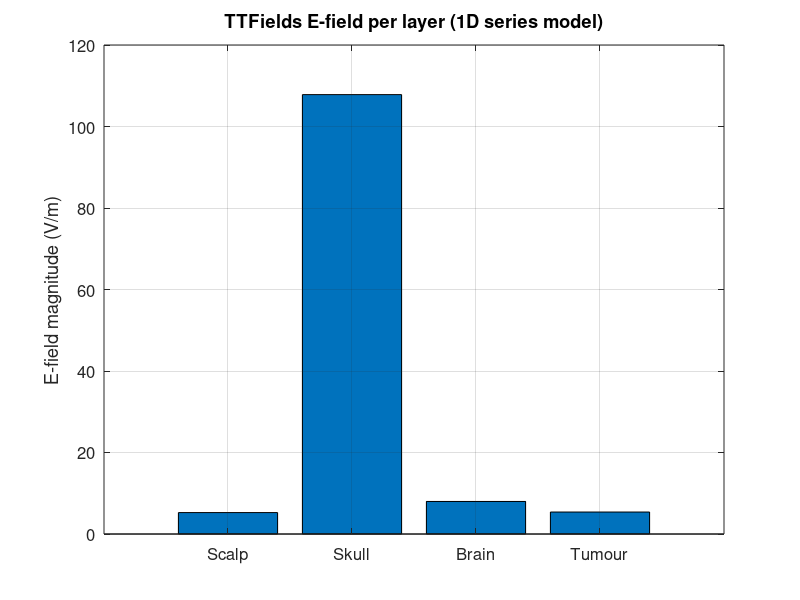
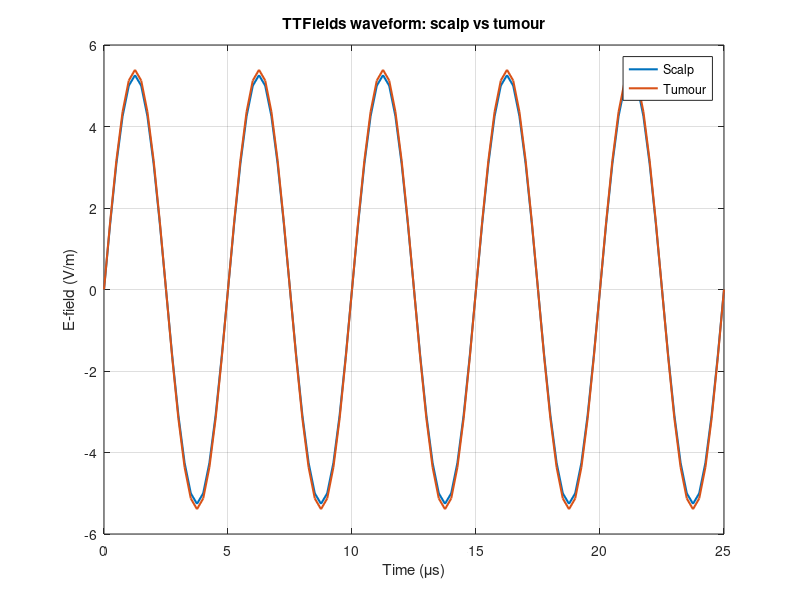

Source code (MATLAB) for these figures, in order:
%% Model 1 - 1D series-circuit TTFields (scalp -> skull -> brain -> tumour)
% Sanity-check forward model. Same J in every layer, E_layer = J / sigma.
% Used to build intuition before moving to 2D / ROAST.

clear; clc; close all;

%% TTFields settings
f       = 200e3;           % 200 kHz
V0      = 1.0;             % 1 V across the stack for now
nCycles = 5;
Ttot    = nCycles / f;
Fs      = 20 * f;          % 20 samples / cycle
t       = 0 : 1/Fs : Ttot;

%% Layer thicknesses (m) and conductivities (S/m)
% sigma values from McCann et al. 2019 review at ~200 kHz, brain lumped
% between GM 0.47 and WM 0.22.
d.scalp  = 6e-3;
d.skull  = 7e-3;
d.brain  = 20e-3;
d.tumour = 10e-3;

sigma.scalp  = 0.41;
sigma.skull  = 0.02;
sigma.brain  = 0.27;
sigma.tumour = 0.40;       % tumour slightly more conductive than normal brain

layerNames = {'Scalp','Skull','Brain','Tumour'};
d_vals     = [d.scalp,     d.skull,     d.brain,     d.tumour];
sigma_vals = [sigma.scalp, sigma.skull, sigma.brain, sigma.tumour];

%% Solve series circuit
% V0 = J * sum(d_i / sigma_i)  =>  J = V0 / sum(d_i / sigma_i)
denom = sum(d_vals ./ sigma_vals);
J     = V0 / denom;            % A/m^2 (uniform along the stack)
E_vals = J ./ sigma_vals;      % V/m in each layer

E_scalp  = E_vals(1);
E_tumour = E_vals(4);

%% Time-domain waveforms at scalp and tumour
E_scalp_t  = E_scalp  * sin(2*pi*f*t);
E_tumour_t = E_tumour * sin(2*pi*f*t);

%% Plots
figure;
bar(E_vals);
set(gca,'XTickLabel',layerNames,'FontSize',12);
ylabel('E-field magnitude (V/m)');
title('TTFields E-field per layer (1D series model)');
grid on;

figure;
plot(t*1e6, E_scalp_t,  'LineWidth', 1.5); hold on;
plot(t*1e6, E_tumour_t, 'LineWidth', 1.5);
xlabel('Time (\mus)');
ylabel('E-field (V/m)');
legend('Scalp','Tumour','Location','best');
title('TTFields waveform: scalp vs tumour');
grid on;

%% Summary
fprintf('Model 1 - 1D series conduction\n');
fprintf('f = %.1f kHz, V0 = %.2f V\n\n', f/1e3, V0);
for i = 1:numel(layerNames)
    fprintf('%-7s : d = %4.1f mm, sigma = %.3f S/m, E = %.3f V/m\n', ...
        layerNames{i}, d_vals(i)*1e3, sigma_vals(i), E_vals(i));
end
fprintf('\nE_tumour          = %.3f V/m\n',  E_tumour);
fprintf('E_tumour/E_scalp  = %.3f\n',         E_tumour/E_scalp);
